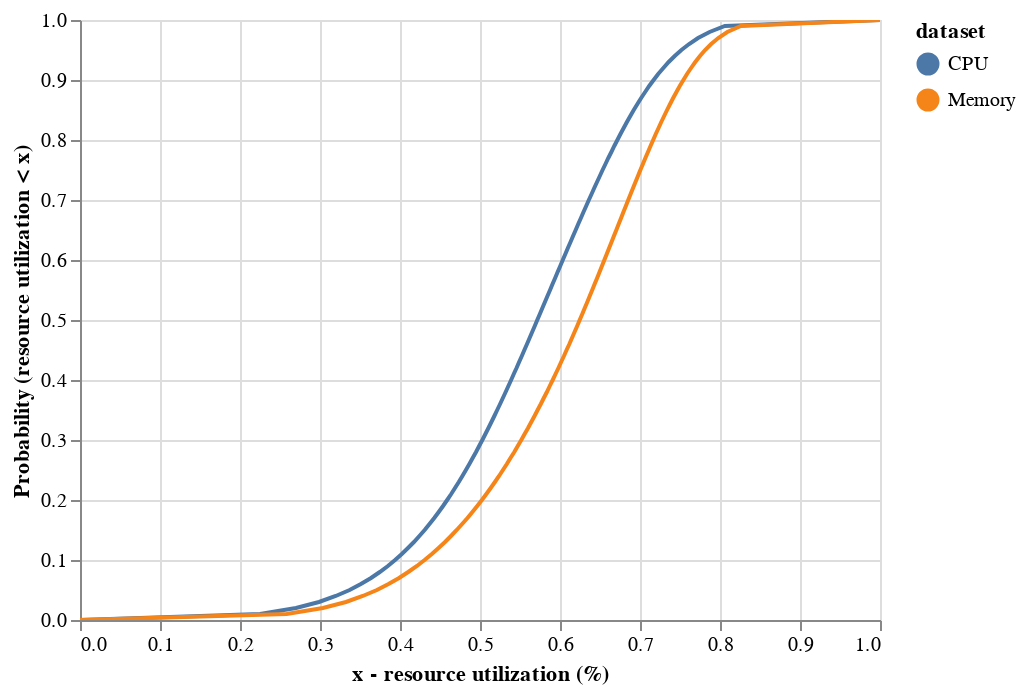

Here is the notebook cell this chart was saved with:
### Markdown cell above
#Per machine resource usage distribution

This query takes a cell as input and plots a per-machine resource utilization CDF.

### Code cell
#@title Select a cell and plot its per-machine resource utilization CDFs

# Functions to plot CDFs using Altair
def pick_quantiles_from_tall_dataframe(data, qcol, name=""):
  quantiles = pd.DataFrame([x for x in data[qcol]]).transpose()
  if name != "":
    quantiles.columns = data[name]
  return quantiles

# - data: a dataframe with one row and one or more columns of quantiles (results
#   returned from APPROX_QUANTILES)
# - qcols: a list of names of the quantiles
# - names: the names of each returned quantiles' columns.
def pick_quantiles_from_wide_dataframe(data, qcols, names=[]):
  quantiles = {}
  i = 0
  for qcol in qcols:
    col_name = qcol
    if i < len(names):
      col_name = names[i]
    quantiles[col_name] = data[qcol][0]
    i+=1
  return pd.DataFrame(quantiles)

# - quantiles: a dataframe where each column contains the quantiles of one
#   data set. The index (i.e. row names) of the dataframe is the quantile. The
#   column names are the names of the data set.
def plot_cdfs(quantiles, xlab="Value", ylab="CDF",
              legend_title="dataset", labels=[],
              interactive=False,
              title=''):
  dfs = []
  label = legend_title
  yval = range(quantiles.shape[0])
  esp = 1.0/(len(quantiles)-1)
  yval = [y * esp for y in yval]
  while label == xlab or label == ylab:
    label += '_'
  for col_idx, col in enumerate(quantiles.columns):
    col_label = col
    if col_idx < len(labels):
      col_label = labels[col_idx]
    dfs.append(pd.DataFrame({
        label: col_label,
        xlab: quantiles[col],
        ylab: yval
    }))
  cdfs = pd.concat(dfs)
  lines = alt.Chart(cdfs).mark_line().encode(
    # If you can draw a CDF, it has to be continuous real-valued
    x=xlab+":Q",
    y=ylab+":Q",
    color=label+":N"
  ).properties(
    title=title
  )
  if not interactive:
    return lines
  # Create a selection that chooses the nearest point & selects based on x-value
  nearest = alt.selection(type='single', nearest=True, on='mouseover',
                        fields=[ylab], empty='none')
  # Transparent selectors across the chart. This is what tells us
  # the y-value of the cursor
  selectors = alt.Chart(cdfs).mark_point().encode(
    y=ylab+":Q",
    opacity=alt.value(0),
  ).properties(
    selection=nearest
  )

  # Draw text labels near the points, and highlight based on selection
  text = lines.mark_text(align='left', dx=5, dy=-5).encode(
    text=alt.condition(nearest,
                       alt.Text(xlab+":Q", format=".2f"),
                       alt.value(' '))
  )

  # Draw a rule at the location of the selection
  rules = alt.Chart(cdfs).mark_rule(color='gray').encode(
    y=ylab+":Q",
  ).transform_filter(
    nearest.ref()
  )
  # Draw points on the line, and highlight based on selection
  points = lines.mark_point().encode(
    opacity=alt.condition(nearest, alt.value(1), alt.value(0))
  )
  # Put the five layers into a chart and bind the data
  return alt.layer(lines, selectors, rules, text, points).interactive(
      bind_y=False)

# Functions to create the query

def query_machine_capacity(cell):
  return '''
SELECT machine_id, MAX(capacity.cpus) AS cpu_cap,
  MAX(capacity.memory) AS memory_cap
FROM `google.com:google-cluster-data`.clusterdata_2019_{cell}.machine_events
GROUP BY 1
  '''.format(cell=cell)

def query_top_level_instance_usage(cell):
  return '''
SELECT CAST(FLOOR(start_time/(1e6 * 300)) * (1000000 * 300) AS INT64) AS time,
  collection_id,
  instance_index,
  machine_id,
  average_usage.cpus AS cpu_usage,
  average_usage.memory AS memory_usage
FROM `google.com:google-cluster-data`.clusterdata_2019_{cell}.instance_usage
WHERE (alloc_collection_id IS NULL OR alloc_collection_id = 0)
  AND (end_time - start_time) >= (5 * 60 * 1e6)
  '''.format(cell=cell)

def query_machine_usage(cell):
  return '''
SELECT u.time AS time,
  u.machine_id AS machine_id,
  SUM(u.cpu_usage) AS cpu_usage,
  SUM(u.memory_usage) AS memory_usage,
  MAX(m.cpu_cap) AS cpu_capacity,
  MAX(m.memory_cap) AS memory_capacity
FROM ({instance_usage}) AS u JOIN
 ({machine_capacity}) AS m
ON u.machine_id = m.machine_id
GROUP BY 1, 2
  '''.format(instance_usage = query_top_level_instance_usage(cell),
             machine_capacity = query_machine_capacity(cell))

def query_machine_utilization_distribution(cell):
  return '''
SELECT APPROX_QUANTILES(IF(cpu_usage > cpu_capacity, 1.0, cpu_usage / cpu_capacity), 100) AS cpu_util_dist,
  APPROX_QUANTILES(IF(memory_usage > memory_capacity, 1.0, memory_usage / memory_capacity), 100) AS memory_util_dist
FROM ({table})
  '''.format(table = query_machine_usage(cell))

cell = 'c' #@param ['a', 'b', 'c', 'd', 'e', 'f', 'g', 'h']
query = query_machine_utilization_distribution(cell)
machine_util_dist = client.query(query).to_dataframe()
plot_cdfs(pick_quantiles_from_wide_dataframe(machine_util_dist, ['cpu_util_dist', 'memory_util_dist'], ['CPU', 'Memory']), xlab='x - resource utilization (%)', ylab="Probability (resource utilization < x)", interactive=True)

### Figure 1 — Vega-Lite specification as saved in the notebook (floating-point values rounded to 4 significant figures; data arrays with more than 128 entries replaced by an {"elided": "..."} marker saying what was removed)
{"config": {"view": {"continuousWidth": 400, "continuousHeight": 300}}, "layer": [{"mark": "line", "encoding": {"color": {"field": "dataset", "type": "nominal"}, "x": {"field": "x - resource utilization (%)", "type": "quantitative"}, "y": {"field": "Probability (resource utilization < x)", "type": "quantitative"}}, "selection": {"selector002": {"type": "interval", "bind": "scales", "encodings": ["x"]}}, "title": ""}, {"mark": "point", "encoding": {"opacity": {"value": 0}, "y": {"field": "Probability (resource utilization < x)", "type": "quantitative"}}, "selection": {"selector001": {"type": "single", "nearest": true, "on": "mouseover", "fields": ["Probability (resource utilization < x)"], "empty": "none"}}}, {"mark": {"type": "rule", "color": "gray"}, "encoding": {"y": {"field": "Probability (resource utilization < x)", "type": "quantitative"}}, "transform": [{"filter": {"selection": "selector001"}}]}, {"mark": {"type": "text", "align": "left", "dx": 5, "dy": -5}, "encoding": {"color": {"field": "dataset", "type": "nominal"}, "text": {"condition": {"field": "x - resource utilization (%)", "format": ".2f", "type": "quantitative", "selection": "selector001"}, "value": " "}, "x": {"field": "x - resource utilization (%)", "type": "quantitative"}, "y": {"field": "Probability (resource utilization < x)", "type": "quantitative"}}, "title": ""}, {"mark": "point", "encoding": {"color": {"field": "dataset", "type": "nominal"}, "opacity": {"condition": {"value": 1, "selection": "selector001"}, "value": 0}, "x": {"field": "x - resource utilization (%)", "type": "quantitative"}, "y": {"field": "Probability (resource utilization < x)", "type": "quantitative"}}, "title": ""}], "data": {"name": "data-77aeb7af5c63ad68729d686c2f350a9c"}, "$schema": "https://vega.github.io/schema/vega-lite/v4.17.0.json", "datasets": {"data-77aeb7af5c63ad68729d686c2f350a9c": {"elided": "202 records"}}}
